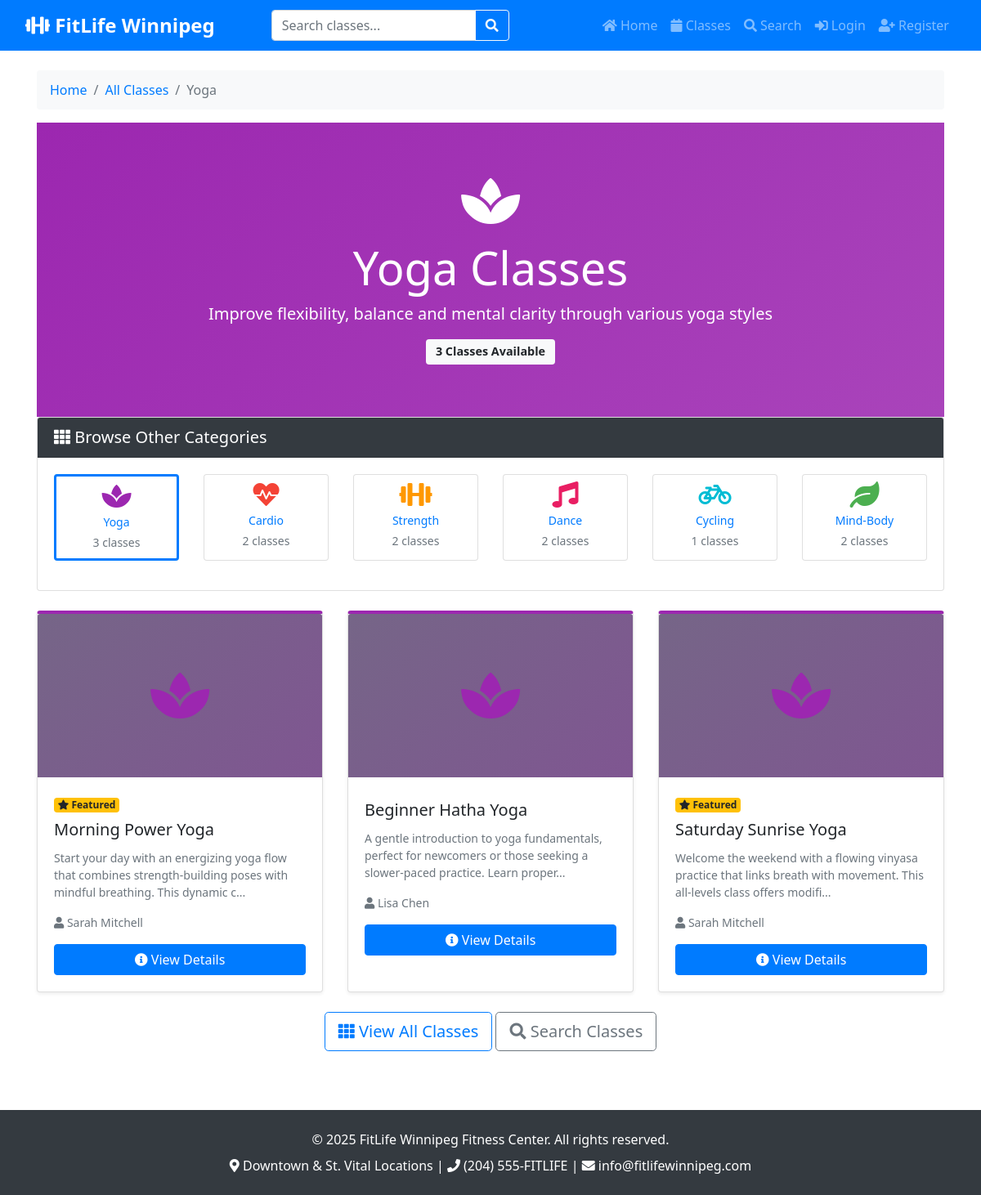
/category.php?id=1, run on the app's committed database.
### tables this page shows
CREATE TABLE categories (
    category_id INT AUTO_INCREMENT PRIMARY KEY,
    category_name VARCHAR(100) NOT NULL UNIQUE,
    category_description TEXT,
    category_icon VARCHAR(50),
    color_code VARCHAR(7) DEFAULT '#007bff',
    display_order INT DEFAULT 0,
    created_at TIMESTAMP DEFAULT CURRENT_TIMESTAMP,
    updated_at TIMESTAMP DEFAULT CURRENT_TIMESTAMP ON UPDATE CURRENT_TIMESTAMP
);

CREATE TABLE classes (
    class_id INT AUTO_INCREMENT PRIMARY KEY,
    class_name VARCHAR(150) NOT NULL,
    class_description TEXT NOT NULL,
    instructor_name VARCHAR(100) NOT NULL,
    duration_minutes INT DEFAULT 60,
    difficulty_level ENUM('Beginner', 'Intermediate', 'Advanced', 'All Levels') DEFAULT 'All Levels',
    max_participants INT DEFAULT 20,
    current_enrolled INT DEFAULT 0,
    day_of_week ENUM('Monday', 'Tuesday', 'Wednesday', 'Thursday', 'Friday', 'Saturday', 'Sunday') NOT NULL,
    start_time TIME NOT NULL,
    class_location ENUM('Downtown', 'St. Vital') NOT NULL,
    room_number VARCHAR(20),
    equipment_needed VARCHAR(200),
    calories_burned_avg INT,
    category_id INT,
    is_active BOOLEAN DEFAULT 1,
    is_featured BOOLEAN DEFAULT 0,
    instructor_image_path VARCHAR(255),
    slug VARCHAR(200),
    created_at TIMESTAMP DEFAULT CURRENT_TIMESTAMP,
    updated_at TIMESTAMP DEFAULT CURRENT_TIMESTAMP ON UPDATE CURRENT_TIMESTAMP,
    FOREIGN KEY (category_id) REFERENCES categories(category_id) ON DELETE SET NULL,
    INDEX idx_category (category_id),
    INDEX idx_day (day_of_week),
    INDEX idx_location (class_location)
);

### includes/validation.php (called while the page is built, shortened)
<?php
function sanitizeID($id) {
    $id = filter_var($id, FILTER_VALIDATE_INT);
    return ($id !== false && $id > 0) ? $id : false;
}
function sanitizeString($string) {
    return htmlspecialchars(trim($string), ENT_QUOTES, 'UTF-8');
}
?>

### includes/functions.php (called while the page is built, shortened)
    <?php endif;
function truncateText($text, $length = 100, $suffix = '...') {
    return substr($text, 0, $length) . $suffix;
}
?>

### public/category.php (the view, shortened to what this page needs)
<?php
require_once '../includes/functions.php';
require_once '../includes/validation.php';
$pdo = getDBConnection();
$category_id = sanitizeID($_GET['id'] ?? 0);
$stmt = $pdo->prepare("SELECT * FROM categories WHERE category_id = :id");
$stmt->execute([':id' => $category_id]);
$category = $stmt->fetch();
$stmt = $pdo->prepare("
    SELECT c.*, cat.category_name, cat.color_code
    FROM classes c
    LEFT JOIN categories cat ON c.category_id = cat.category_id
    WHERE c.category_id = :category_id AND c.is_active = 1
    ORDER BY c.class_id ASC
");
$stmt->execute([':category_id' => $category_id]);
$classes = $stmt->fetchAll();
$stmt = $pdo->query("
    SELECT cat.*, COUNT(c.class_id) as class_count
    FROM categories cat
    LEFT JOIN classes c ON cat.category_id = c.category_id AND c.is_active = 1
    GROUP BY cat.category_id
    ORDER BY cat.display_order, cat.category_name
");
$all_categories = $stmt->fetchAll();
include '../includes/header.php';
?>
<nav aria-label="breadcrumb">
    <ol class="breadcrumb">
        <li class="breadcrumb-item"><a href="index.php">Home</a></li>
        <li class="breadcrumb-item"><a href="classes.php">All Classes</a></li>
        <li class="breadcrumb-item active"><?= sanitizeString($category['category_name']) ?></li>
    </ol>
</nav>
<div class="jumbotron" style="background: linear-gradient(135deg, <?= sanitizeString($category['color_code']) ?> 0%, <?= sanitizeString($category['color_code']) ?>dd 100%);">
    <div class="container text-white text-center">
        <i class="fas <?= sanitizeString($category['category_icon']) ?> fa-4x mb-3"></i>
        <h1 class="display-4"><?= sanitizeString($category['category_name']) ?> Classes</h1>
        <p class="lead"><?= sanitizeString($category['category_description']) ?></p>
        <p class="mb-0">
            <span class="badge badge-light badge-lg">
                <?= count($classes) ?> <?= count($classes) === 1 ? 'Class' : 'Classes' ?> Available
            </span>
        </p>
    </div>
</div>
<div class="row mb-4">
    <div class="col-12">
        <div class="card">
            <div class="card-header bg-dark text-white">
                <h5 class="mb-0"><i class="fas fa-th"></i> Browse Other Categories</h5>
            </div>
            <div class="card-body">
                <div class="row">
                    <?php foreach ($all_categories as $cat): ?>
                        <div class="col-md-2 col-sm-4 col-6 mb-3">
                            <a href="category.php?id=<?= $cat['category_id'] ?>"
                               class="text-decoration-none">
                                <div class="card h-100 text-center <?= $cat['category_id'] == $category_id ? 'border-primary' : '' ?>"
                                     style="<?= $cat['category_id'] == $category_id ? 'border-width: 3px;' : '' ?>">
                                    <div class="card-body p-2">
                                        <i class="fas <?= $cat['category_icon'] ?> fa-2x mb-2"
                                           style="color: <?= $cat['color_code'] ?>"></i>
                                        <h6 class="card-title small mb-1"><?= sanitizeString($cat['category_name']) ?></h6>
                                        <small class="text-muted"><?= $cat['class_count'] ?> classes</small>
                                    </div>
                                </div>
                            </a>
                        </div>
                    <?php endforeach; ?>
                </div>
            </div>
        </div>
    </div>
</div>
<?php if (count($classes) > 0): ?>
    <div class="row">
        <?php foreach ($classes as $class): ?>
            <div class="col-md-6 col-lg-4 mb-4">
                <div class="card h-100 shadow-sm" style="border-top: 4px solid <?= sanitizeString($category['color_code']) ?>">
                    <?php if ($class['instructor_image_path']): ?>
                        <img src="../admin/uploads/instructors/<?= sanitizeString($class['instructor_image_path']) ?>"
                             class="card-img-top"
                             alt="<?= sanitizeString($class['instructor_name']) ?>"
                             style="height: 200px; object-fit: cover;">
                    <?php else: ?>
                        <div class="card-img-top bg-secondary d-flex align-items-center justify-content-center"
                             style="height: 200px; background: linear-gradient(135deg, <?= sanitizeString($category['color_code']) ?>33 0%, <?= sanitizeString($category['color_code']) ?>66 100%);">
                            <i class="fas <?= sanitizeString($category['category_icon']) ?> fa-4x"
                               style="color: <?= sanitizeString($category['color_code']) ?>"></i>
                        </div>
                    <?php endif; ?>
                    <div class="card-body">
                        <div class="mb-2">
                            <?php if ($class['is_featured']): ?>
                                <span class="badge badge-warning">
                                    <i class="fas fa-star"></i> Featured
                                </span>
                            <?php endif; ?>
                        </div>
                        <h5 class="card-title"><?= sanitizeString($class['class_name']) ?></h5>
                        <p class="card-text text-muted small">
                            <?= truncateText($class['class_description'], 120) ?>
                        </p>
                        <div class="small text-muted mb-3">
                            <div><i class="fas fa-user"></i> <?= sanitizeString($class['instructor_name']) ?></div>
                        </div>
                        <a href="class-detail.php?id=<?= $class['class_id'] ?>" class="btn btn-primary btn-block">
                            <i class="fas fa-info-circle"></i> View Details
                        </a>
                    </div>
                </div>
            </div>
        <?php endforeach; ?>
    </div>
    <div class="text-center mb-4">
        <a href="classes.php" class="btn btn-outline-primary btn-lg">
            <i class="fas fa-th"></i> View All Classes
        </a>
        <a href="search.php" class="btn btn-outline-secondary btn-lg">
            <i class="fas fa-search"></i> Search Classes
        </a>
    </div>
<?php endif; ?>
<?php include '../includes/footer.php'; ?>

### assets/css/style.css (style rules this page uses)
body { min-height: 100vh; display: flex; flex-direction: column; font-family: 'Segoe UI', Tahoma, Geneva, Verdana, sans-serif; }
.badge-lg { font-size: 0.9rem; padding: 0.5rem 0.75rem; }
.card { transition: all 0.3s ease; }
.btn { transition: all 0.3s ease; }
.breadcrumb { background-color: #f8f9fa; border-radius: 0.25rem; }
.jumbotron { background: linear-gradient(135deg, #667eea 0%, #764ba2 100%); border-radius: 0; margin-bottom: 0; }

### data on the page
categories: category_name "Yoga", category_description "Improve flexibility, balance and mental clarity through various yoga styles", class_count "3"
categories: category_name "Cardio", class_count "2"
categories: category_name "Strength", class_count "2"
categories: category_name "Dance", class_count "2"
categories: category_name "Cycling", class_count "1"
categories: category_name "Mind-Body", class_count "2"
classes: is_featured 1 (drawn), class_name "Morning Power Yoga", class_description "Start your day with an energizing yoga flow that combines strength-building poses with mindful breathing. This dynamic c...", instructor_name "Sarah Mitchell"
classes: class_name "Beginner Hatha Yoga", class_description "A gentle introduction to yoga fundamentals, perfect for newcomers or those seeking a slower-paced practice. Learn proper...", instructor_name "Lisa Chen"
classes: is_featured 1 (drawn), class_name "Saturday Sunrise Yoga", class_description "Welcome the weekend with a flowing vinyasa practice that links breath with movement. This all-levels class offers modifi...", instructor_name "Sarah Mitchell"

### other printed values
count($classes) "3"
